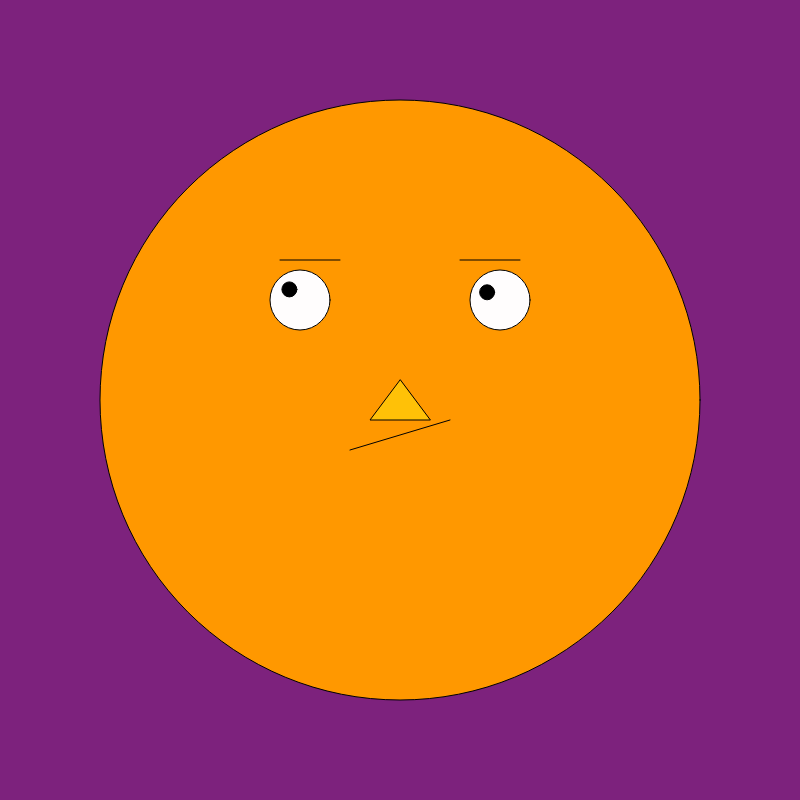
Frame 1 (no input)
Frame 60 (no input): identical to frame 1, image omitted
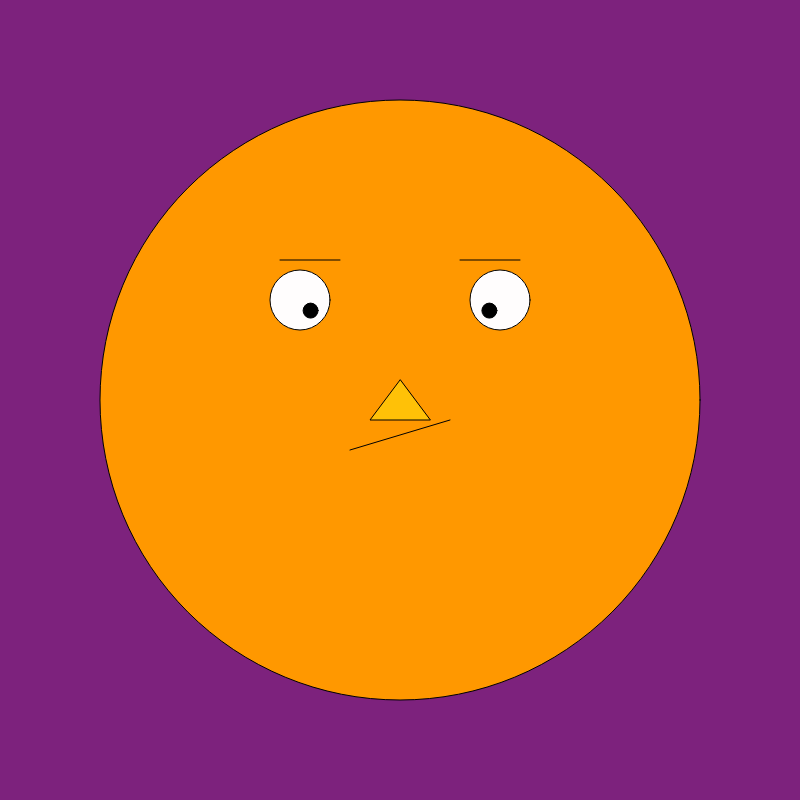
Frame 120 (the mouse pressed at the canvas centre since frame 60)

The p5.js sketch that drew these frames (run headless with seeded random() and noise() and a simulated clock; from frame 60 on, the mouse is pressed at the canvas centre):

// p5.js sketch
// ── sketch.js
function setup() {
createCanvas(800, 800);
}

function draw() {
background("#7D227D");

let cx = 400;
let cy = 400;

fill("#FF9800");
circle(cx, cy, 600); // rosto

// olhos
let olhoEsqX = cx - 100;
let olhoDirX = cx + 100;
let olhoY = cy - 100;

fill("#FFFDFD");
circle(olhoEsqX, olhoY, 60);
circle(olhoDirX, olhoY, 60);

// função pra desenhar pupila limitada
function desenhaPupila(ox, oy) {
let dx = mouseX - ox;
let dy = mouseY - oy;

let distancia = sqrt(dx * dx + dy * dy);

let limite = 15; // quanto a pupila pode se mover

if (distancia > limite) {
dx = (dx / distancia) * limite;
dy = (dy / distancia) * limite;
}

fill(0);
circle(ox + dx, oy + dy, 15);
}

desenhaPupila(olhoEsqX, olhoY);
desenhaPupila(olhoDirX, olhoY);

// nariz
fill("#FFC107");
triangle(cx, cy - 20, cx - 30, cy + 20, cx + 30, cy + 20);

// boca
line(cx - 50, cy + 50, cx + 50, cy + 20);

// sobrancelhas
line(cx - 120, cy - 140, cx - 60, cy - 140);
line(cx + 60, cy - 140, cx + 120, cy - 140);
}
